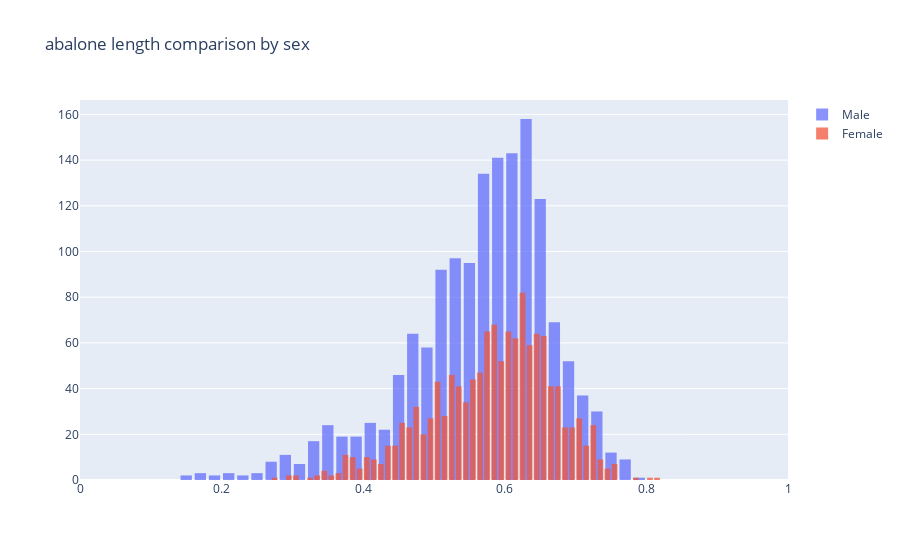

Source (notebook cell):
### Code cell
# create a fig from data & layout, and plot the fig
fig = go.Figure(data=data, layout=layout)
fig.show()

### Figure 1 — Plotly figure (JSON) as saved in the notebook; plotly's stock layout.template omitted (floating-point values rounded to 4 significant figures; data arrays with more than 128 entries replaced by an {"elided": "..."} marker saying what was removed)
{"data": [{"name": "Male", "opacity": 0.75, "type": "histogram", "x": {"elided": "1528 float values"}}, {"name": "Female", "opacity": 0.75, "type": "histogram", "x": {"elided": "1307 float values"}}], "layout": {"bargap": 0.2, "barmode": "overlay", "title": {"text": "abalone length comparison by sex"}, "xaxis": {"range": [0, 1]}}}
